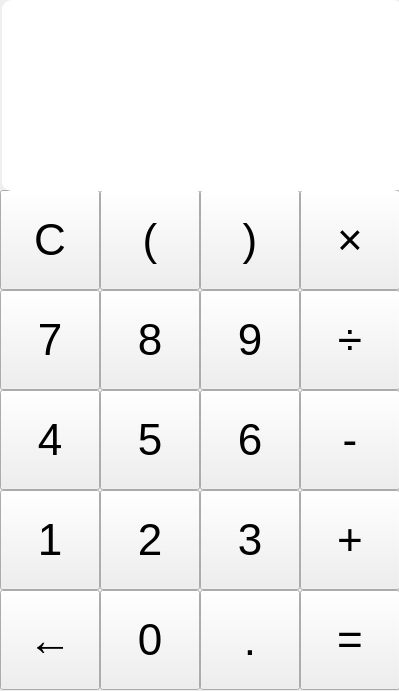
<?xml version="1.0" encoding="UTF-8"?>
<ui version="4.0">
 <class>Widget</class>
 <widget class="QWidget" name="Widget">
  <property name="geometry">
   <rect>
    <x>0</x>
    <y>0</y>
    <width>399</width>
    <height>691</height>
   </rect>
  </property>
  <property name="font">
   <font>
    <pointsize>6</pointsize>
   </font>
  </property>
  <property name="windowTitle">
   <string>Widget</string>
  </property>
  <property name="styleSheet">
   <string notr="true"/>
  </property>
  <widget class="QPushButton" name="pushButton">
   <property name="geometry">
    <rect>
     <x>100</x>
     <y>190</y>
     <width>100</width>
     <height>100</height>
    </rect>
   </property>
   <property name="font">
    <font>
     <pointsize>33</pointsize>
    </font>
   </property>
   <property name="text">
    <string>(</string>
   </property>
  </widget>
  <widget class="QPushButton" name="pushButton_2">
   <property name="geometry">
    <rect>
     <x>0</x>
     <y>290</y>
     <width>100</width>
     <height>100</height>
    </rect>
   </property>
   <property name="font">
    <font>
     <pointsize>33</pointsize>
    </font>
   </property>
   <property name="text">
    <string>7</string>
   </property>
  </widget>
  <widget class="QPushButton" name="pushButton_3">
   <property name="geometry">
    <rect>
     <x>100</x>
     <y>290</y>
     <width>100</width>
     <height>100</height>
    </rect>
   </property>
   <property name="font">
    <font>
     <pointsize>33</pointsize>
    </font>
   </property>
   <property name="text">
    <string>8</string>
   </property>
  </widget>
  <widget class="QPushButton" name="pushButton_4">
   <property name="geometry">
    <rect>
     <x>0</x>
     <y>190</y>
     <width>100</width>
     <height>100</height>
    </rect>
   </property>
   <property name="maximumSize">
    <size>
     <width>16777215</width>
     <height>16777215</height>
    </size>
   </property>
   <property name="font">
    <font>
     <pointsize>33</pointsize>
    </font>
   </property>
   <property name="styleSheet">
    <string notr="true">QPushButton{qradialgradient(spread:repeat, cx:0.5, cy:0.5, radius:0.077, fx:0.5, fy:0.5, stop:0 rgba(0, 169, 255, 147), stop:0.497326 rgba(0, 0, 0, 147), stop:1 rgba(0, 169, 255, 147))}</string>
   </property>
   <property name="text">
    <string>C</string>
   </property>
  </widget>
  <widget class="QPushButton" name="pushButton_5">
   <property name="geometry">
    <rect>
     <x>200</x>
     <y>190</y>
     <width>100</width>
     <height>100</height>
    </rect>
   </property>
   <property name="font">
    <font>
     <pointsize>33</pointsize>
    </font>
   </property>
   <property name="text">
    <string>)</string>
   </property>
  </widget>
  <widget class="QPushButton" name="pushButton_6">
   <property name="geometry">
    <rect>
     <x>200</x>
     <y>290</y>
     <width>100</width>
     <height>100</height>
    </rect>
   </property>
   <property name="font">
    <font>
     <pointsize>33</pointsize>
    </font>
   </property>
   <property name="text">
    <string>9</string>
   </property>
  </widget>
  <widget class="QPushButton" name="pushButton_7">
   <property name="geometry">
    <rect>
     <x>300</x>
     <y>190</y>
     <width>100</width>
     <height>100</height>
    </rect>
   </property>
   <property name="font">
    <font>
     <pointsize>33</pointsize>
    </font>
   </property>
   <property name="text">
    <string>×</string>
   </property>
   <property name="autoDefault">
    <bool>false</bool>
   </property>
  </widget>
  <widget class="QPushButton" name="pushButton_8">
   <property name="geometry">
    <rect>
     <x>300</x>
     <y>290</y>
     <width>100</width>
     <height>100</height>
    </rect>
   </property>
   <property name="font">
    <font>
     <pointsize>33</pointsize>
    </font>
   </property>
   <property name="text">
    <string>÷</string>
   </property>
  </widget>
  <widget class="QPushButton" name="pushButton_9">
   <property name="geometry">
    <rect>
     <x>0</x>
     <y>390</y>
     <width>100</width>
     <height>100</height>
    </rect>
   </property>
   <property name="font">
    <font>
     <pointsize>33</pointsize>
    </font>
   </property>
   <property name="text">
    <string>4</string>
   </property>
  </widget>
  <widget class="QPushButton" name="pushButton_10">
   <property name="geometry">
    <rect>
     <x>0</x>
     <y>490</y>
     <width>100</width>
     <height>100</height>
    </rect>
   </property>
   <property name="font">
    <font>
     <pointsize>33</pointsize>
    </font>
   </property>
   <property name="text">
    <string>1</string>
   </property>
  </widget>
  <widget class="QPushButton" name="pushButton_11">
   <property name="geometry">
    <rect>
     <x>0</x>
     <y>590</y>
     <width>100</width>
     <height>100</height>
    </rect>
   </property>
   <property name="font">
    <font>
     <pointsize>33</pointsize>
    </font>
   </property>
   <property name="text">
    <string>←</string>
   </property>
  </widget>
  <widget class="QPushButton" name="pushButton_12">
   <property name="geometry">
    <rect>
     <x>100</x>
     <y>390</y>
     <width>100</width>
     <height>100</height>
    </rect>
   </property>
   <property name="font">
    <font>
     <pointsize>33</pointsize>
    </font>
   </property>
   <property name="text">
    <string>5</string>
   </property>
  </widget>
  <widget class="QPushButton" name="pushButton_13">
   <property name="geometry">
    <rect>
     <x>100</x>
     <y>490</y>
     <width>100</width>
     <height>100</height>
    </rect>
   </property>
   <property name="font">
    <font>
     <pointsize>33</pointsize>
    </font>
   </property>
   <property name="text">
    <string>2</string>
   </property>
  </widget>
  <widget class="QPushButton" name="pushButton_14">
   <property name="geometry">
    <rect>
     <x>100</x>
     <y>590</y>
     <width>100</width>
     <height>100</height>
    </rect>
   </property>
   <property name="font">
    <font>
     <pointsize>33</pointsize>
    </font>
   </property>
   <property name="text">
    <string>0</string>
   </property>
  </widget>
  <widget class="QPushButton" name="pushButton_15">
   <property name="geometry">
    <rect>
     <x>200</x>
     <y>390</y>
     <width>100</width>
     <height>100</height>
    </rect>
   </property>
   <property name="font">
    <font>
     <pointsize>33</pointsize>
    </font>
   </property>
   <property name="text">
    <string>6</string>
   </property>
  </widget>
  <widget class="QPushButton" name="pushButton_16">
   <property name="geometry">
    <rect>
     <x>200</x>
     <y>490</y>
     <width>100</width>
     <height>100</height>
    </rect>
   </property>
   <property name="font">
    <font>
     <pointsize>33</pointsize>
    </font>
   </property>
   <property name="text">
    <string>3</string>
   </property>
  </widget>
  <widget class="QPushButton" name="pushButton_17">
   <property name="geometry">
    <rect>
     <x>200</x>
     <y>590</y>
     <width>100</width>
     <height>100</height>
    </rect>
   </property>
   <property name="font">
    <font>
     <pointsize>33</pointsize>
    </font>
   </property>
   <property name="text">
    <string>.</string>
   </property>
  </widget>
  <widget class="QPushButton" name="pushButton_18">
   <property name="geometry">
    <rect>
     <x>300</x>
     <y>390</y>
     <width>100</width>
     <height>100</height>
    </rect>
   </property>
   <property name="font">
    <font>
     <pointsize>33</pointsize>
    </font>
   </property>
   <property name="text">
    <string>-</string>
   </property>
  </widget>
  <widget class="QPushButton" name="pushButton_19">
   <property name="geometry">
    <rect>
     <x>300</x>
     <y>490</y>
     <width>100</width>
     <height>100</height>
    </rect>
   </property>
   <property name="font">
    <font>
     <pointsize>33</pointsize>
    </font>
   </property>
   <property name="text">
    <string>+</string>
   </property>
  </widget>
  <widget class="QPushButton" name="pushButton_20">
   <property name="geometry">
    <rect>
     <x>300</x>
     <y>590</y>
     <width>100</width>
     <height>100</height>
    </rect>
   </property>
   <property name="font">
    <font>
     <pointsize>33</pointsize>
    </font>
   </property>
   <property name="text">
    <string>=</string>
   </property>
  </widget>
  <widget class="QLineEdit" name="lineEdit">
   <property name="geometry">
    <rect>
     <x>2</x>
     <y>0</y>
     <width>401</width>
     <height>191</height>
    </rect>
   </property>
   <property name="styleSheet">
    <string notr="true">border-radius:10px;</string>
   </property>
  </widget>
 </widget>
 <layoutdefault spacing="6" margin="11"/>
 <resources/>
 <connections/>
</ui>
